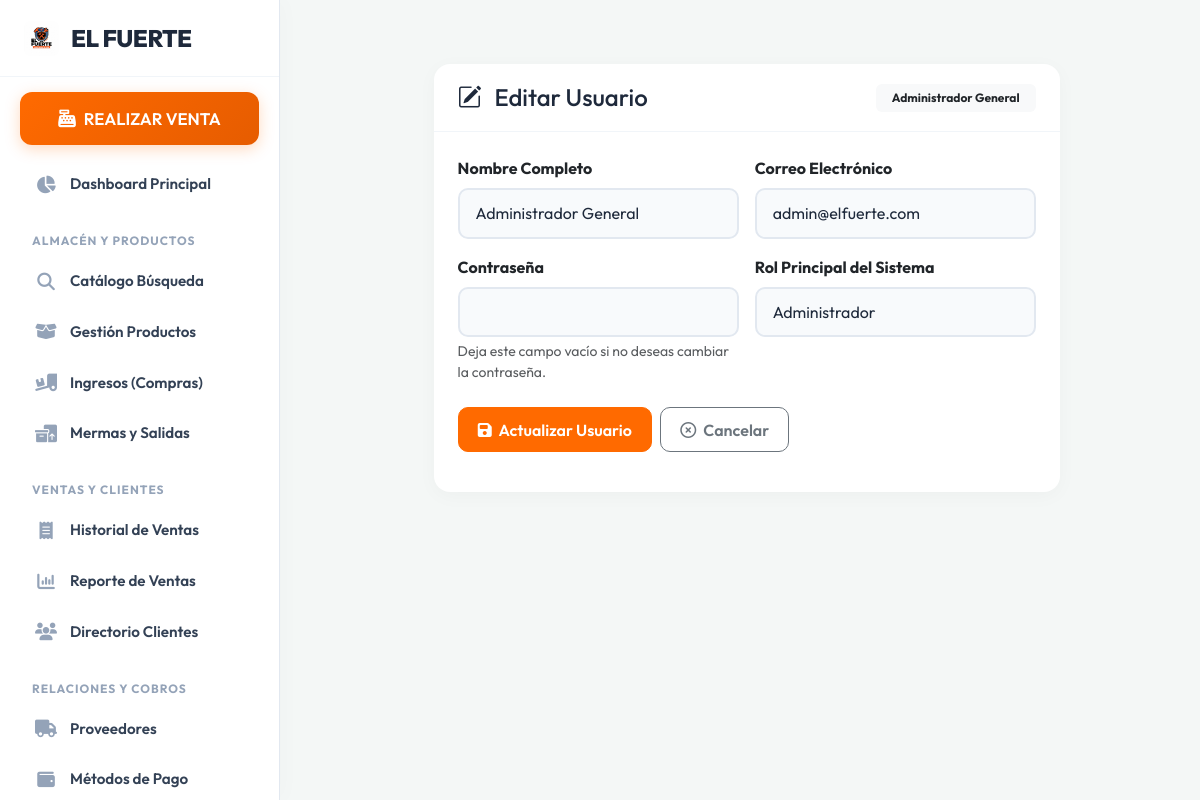
The app's page /usuarios/editar/1/ (signed in) with its own data.
### administracion/models.py (models this page shows, shortened)
class Usuario(models.Model):
    nombre = models.CharField(max_length=150)
    correo = models.EmailField(unique=True)
    contrasena = models.CharField(max_length=128)
    rol = models.ForeignKey(
        Group,
        on_delete=models.SET_NULL,
        null=True,
        blank=True
    )

### administracion/views.py (the view, shortened to what this page needs)
# urls.py: path('usuarios/editar/<int:id>/', admin_views.editar_usuario, name='editar_usuario'),
@requiere_permiso("change_usuario")
def editar_usuario(request, id):
    user_ferreteria = get_object_or_404(Usuario, id=id)
    correo_anterior = user_ferreteria.correo
    form = UsuarioForm(request.POST or None, instance=user_ferreteria, require_password=False)
    return render(
        request,
        "usuarios_crear.html",
        {
            "user_edit": user_ferreteria,
            "form": form,
            "roles": Group.objects.all().order_by("name"),
        },
    )

### administracion/forms.py (shortened to what this page needs)
class UsuarioForm(BootstrapFormMixin, forms.ModelForm):
    contrasena = forms.CharField(
        label="Contraseña",
        widget=forms.PasswordInput(attrs={"autocomplete": "new-password"}),
        required=False,
    )
    class Meta:
        model = Usuario
        fields = ["nombre", "correo", "rol"]
        widgets = {
            "nombre": forms.TextInput(attrs={
                "maxlength": 150,
                "required": True,
                "autocomplete": "name",
            }),
            "correo": forms.EmailInput(attrs={
                "required": True,
                "autocomplete": "email",
            }),
        }
    def __init__(self, *args, require_password=True, **kwargs):
        super().__init__(*args, **kwargs)
        self.fields["rol"].queryset = Group.objects.all().order_by("name")
        self.fields["rol"].required = False
        self.fields["contrasena"].required = require_password
        if not require_password:
            self.fields["contrasena"].help_text = "Dejar en blanco para conservar la contraseña actual."
        self._apply_bootstrap()

### administracion/context_processors.py (called while the page is built, shortened)
def permisos_usuario(request):
    if request.user.is_authenticated:
        if request.user.is_superuser:
            from django.contrib.auth.models import Permission
            todos_los_permisos = Permission.objects.exclude(
                content_type__app_label__in=['admin', 'auth', 'contenttypes', 'sessions']
            ).values_list('codename', flat=True)
            return {'perms_ferreteria': list(todos_los_permisos)}
    return {'perms_ferreteria': []}

### administracion/forms.py (called while the page is built)
    def _apply_bootstrap(self):
        for field in self.fields.values():
            widget = field.widget
            if isinstance(widget, forms.Select):
                widget.attrs.setdefault("class", "form-select")
            else:
                widget.attrs.setdefault("class", "form-control")

### templates/usuarios_crear.html (shortened to what this page needs)
{% extends 'base.html' %}
{% block contenido %}
<div class="container-fluid px-0">
    <div class="row justify-content-center">
        <div class="col-12 col-xl-9">
            <div class="card shadow border-0 rounded-4">
                <div class="card-header bg-dark text-white rounded-top-4 py-3">
                    <div class="d-flex align-items-center justify-content-between flex-wrap gap-2">
                        <h4 class="mb-0">
                            <i class="bi {% if user_edit %}bi-pencil-square{% else %}bi-person-plus{% endif %} me-2"></i>
                            {% if user_edit %}Editar Usuario{% else %}Nuevo Usuario del Sistema{% endif %}
                        </h4>
                        {% if user_edit %}
                            <span class="badge bg-light text-dark px-3 py-2">{{ user_edit.nombre }}</span>
                        {% endif %}
                    </div>
                </div>
                <div class="card-body p-4">
                    <form method="POST" novalidate>
                        <div class="row g-3">
                            <div class="col-12 col-md-6">
                                <label for="{{ form.nombre.id_for_label }}" class="form-label fw-bold">Nombre Completo</label>
                                {{ form.nombre }}
                            </div>
                            <div class="col-12 col-md-6">
                                <label for="{{ form.correo.id_for_label }}" class="form-label fw-bold">Correo Electrónico</label>
                                {{ form.correo }}
                            </div>
                            <div class="col-12 col-md-6">
                                <label for="{{ form.contrasena.id_for_label }}" class="form-label fw-bold">
                                    Contraseña
                                </label>
                                {{ form.contrasena }}
                                {% if user_edit %}
                                    <div class="form-text">Deja este campo vacío si no deseas cambiar la contraseña.</div>
                                {% else %}
                                    <div class="form-text">Debe cumplir las reglas de seguridad del sistema.</div>
                                {% endif %}
                            </div>
                            <div class="col-12 col-md-6">
                                <label for="{{ form.rol.id_for_label }}" class="form-label fw-bold">Rol Principal del Sistema</label>
                                {{ form.rol }}
                            </div>
                        </div>
                        <div class="d-flex flex-column flex-md-row gap-2 mt-4">
                            <button type="submit" class="btn btn-primary px-4">
                                <i class="fa-solid fa-floppy-disk me-1"></i>
                                {% if user_edit %}Actualizar Usuario{% else %}Guardar Usuario{% endif %}
                            </button>
                            <a href="{% url 'lista_usuarios' %}" class="btn btn-outline-secondary px-4">
                                <i class="fa-regular fa-circle-xmark me-1"></i>
                                Cancelar
                            </a>
                        </div>
                    </form>
                </div>
            </div>
        </div>
    </div>
</div>
{% endblock %}

### templates/base.html (style rules this page uses)
:root { --primary: #ff6a00; --primary-dark: #e65c00; --secondary: #1e293b; --bg-color: #f4f7f6; --sidebar-bg: #ffffff; --card-bg: #ffffff; --text-main: #334155; --sidebar-width: 280px; }
body { font-family: 'Outfit', sans-serif; background-color: var(--bg-color); color: var(--text-main); margin: 0; display: flex; min-height: 100vh; }
.container, .container-fluid { padding: 2rem; max-width: 1400px; }
.card { background: var(--card-bg); border: none !important; border-radius: 16px !important; box-shadow: 0 4px 20px rgba(0,0,0,0.03) !important; margin-bottom: 2rem; }
.card-header { background: transparent !important; border-bottom: 1px solid #f1f5f9 !important; padding: 1.2rem 1.5rem !important; font-weight: 700 !important; color: var(--secondary) !important; }
.btn { border-radius: 10px !important; font-weight: 600 !important; padding: 0.6rem 1.2rem !important; }
.btn-primary { background-color: var(--primary) !important; border-color: var(--primary) !important; }
.form-control, .form-select { border-radius: 10px !important; border: 2px solid #e2e8f0 !important; padding: 0.7rem 1rem !important; background: #f8fafc !important; color: var(--secondary) !important; }

### records on screen
Usuario: nombre "Administrador General", correo "admin@elfuerte.com", rol "Administrador"
